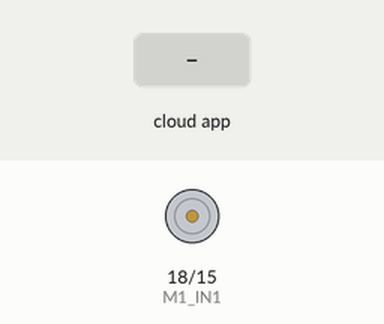
A sketch run on a simulated ESP32. Shown: motor-driver pin pairs drawn as motors (green arrow = first pin HIGH = forward, orange = second pin HIGH = backward, longer = more drive, scaled by the enable pin). The test bench sets the inputs (shaded band). The ROS host is connected and sends only what is stated.

Above: at 3.2 s.
3.3 s: the phone or cloud app sets cmd_pwm to -100
At 4.1 s:
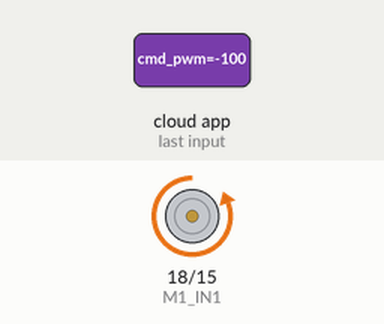
4.8 s: the phone or cloud app sets cmd_pwm to 100
At 5.6 s:
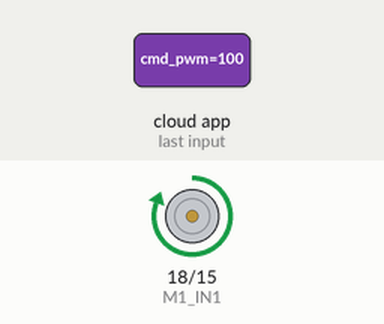
6.3 s: the phone or cloud app sets cmd_pwm to 0
At 6.6 s:
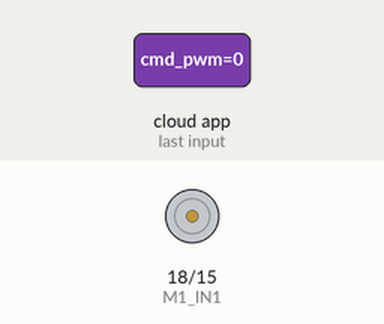
Timing chart, 0 to 9.3 s (numbered marks = the images above; inputs shaded):
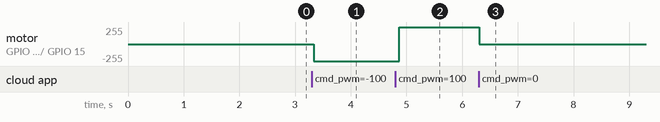

Measured:
- after the input at 3.3 s, motor on GPIO 18 (M1_IN1) / GPIO 15 (M1_IN2): stopped → backward 255/255 at once
- after the input at 4.8 s, motor on GPIO 18 (M1_IN1) / GPIO 15 (M1_IN2): backward 255/255 → forward 255/255 after 0.07 s
- after the input at 6.3 s, motor on GPIO 18 (M1_IN1) / GPIO 15 (M1_IN2): forward 255/255 → stopped at once

The sketch:

MiniChallenge3.ino
```cpp
#include <micro_ros_arduino.h>
#include <stdio.h>
#include <rcl/rcl.h>
#include <rcl/error_handling.h>
#include <rclc/rclc.h>
#include <rclc/executor.h>
#include <std_msgs/msg/float32.h>  // Usamos Float32 para valores decimales

// Definición de pines según el desafío
#define M1_IN1 18  // GPIO 18 para IN1 del controlador de motor
#define M1_IN2 15  // GPIO 15 para IN2 del controlador de motor
#define M1_PWM 4   // GPIO 4 para PWM del controlador de motor

// Configuración de PWM
#define PWM_FREQ 980        // Frecuencia de PWM en Hz (980 Hz según el desafío)
#define PWM_RESOLUTION 8    // Resolución de 8 bits (0-255)
#define PWM_CHANNEL 0       // Canal PWM para el motor

// Variables de micro-ROS
rcl_subscription_t subscriber;  // Suscriptor para el topico /cmd_pwm
std_msgs__msg__Float32 msg;     // Mensaje de tipo Float32 para recibir valores entre [-1, 1]
rclc_executor_t executor;       // Executor de micro-ROS
rclc_support_t support;         // Soporte de micro-ROS
rcl_allocator_t allocator;      // Allocator de micro-ROS
rcl_node_t node;                // Nodo de micro-ROS

// Función para controlar el motor
void controlMotor(float value) {
  // Asegurar que el valor esté entre -1 y 1
  if (value >= -1 && value <= 1) {
    value = value * 255;
  } else if (value > 1) {
    value = 255;
  } else if (value < -1) {
    value = -255;
  }

  // Control de dirección y velocidad
  if (value > 0) {
    // Motor en una dirección (adelante)
    digitalWrite(M1_IN1, HIGH);
    digitalWrite(M1_IN2, LOW);
    ledcWrite(PWM_CHANNEL, value * 255);  // Velocidad proporcional (0-255)
  } else if (value < 0) {
    // Motor en la dirección opuesta (atrás)
    digitalWrite(M1_IN1, LOW);
    digitalWrite(M1_IN2, HIGH);
    ledcWrite(PWM_CHANNEL, -value * 255);  // Velocidad proporcional (0-255)
  } else {
    // Motor detenido
    digitalWrite(M1_IN1, LOW);
    digitalWrite(M1_IN2, LOW);
    ledcWrite(PWM_CHANNEL, 0);  // Velocidad 0
  }
}

// Callback del suscriptor
void subscription_callback(const void *msgin) {
  const std_msgs__msg__Float32 *msg = (const std_msgs__msg__Float32 *)msgin;
  float value = msg->data;  // Obtener el valor del mensaje
  controlMotor(value);      // Controlar el motor con el valor recibido
}

void setup() {
  // Configura los pines como salida
  pinMode(M1_IN1, OUTPUT);
  pinMode(M1_IN2, OUTPUT);
  pinMode(M1_PWM, OUTPUT);

  // Configura el canal PWM
  ledcSetup(PWM_CHANNEL, PWM_FREQ, PWM_RESOLUTION);
  ledcAttachPin(M1_PWM, PWM_CHANNEL);

  // Inicia micro-ROS
  set_microros_transports();  // Configura los transportes de micro-ROS
  delay(2000);                // Espera para asegurar la inicialización

  // Configura el allocator
  allocator = rcl_get_default_allocator();

  // Inicia el soporte de micro-ROS
  rclc_support_init(&support, 0, NULL, &allocator);

  // Crea el nodo
  rclc_node_init_default(&node, "motor_node", "", &support);

  // Crea el suscriptor para el topico /cmd_pwm
  rclc_subscription_init_default(
    &subscriber,
    &node,
    ROSIDL_GET_MSG_TYPE_SUPPORT(std_msgs, msg, Float32),  // Tipo de mensaje Float32
    "/cmd_pwm");  // Topico al que se suscribe

  // Crea el executor
  rclc_executor_init(&executor, &support.context, 1, &allocator);
  rclc_executor_add_subscription(&executor, &subscriber, &msg, &subscription_callback, ON_NEW_DATA);
}

void loop() {
  // Ejecuta el executor para procesar mensajes
  rclc_executor_spin_some(&executor, RCL_MS_TO_NS(100));
  delay(100);
}
```
